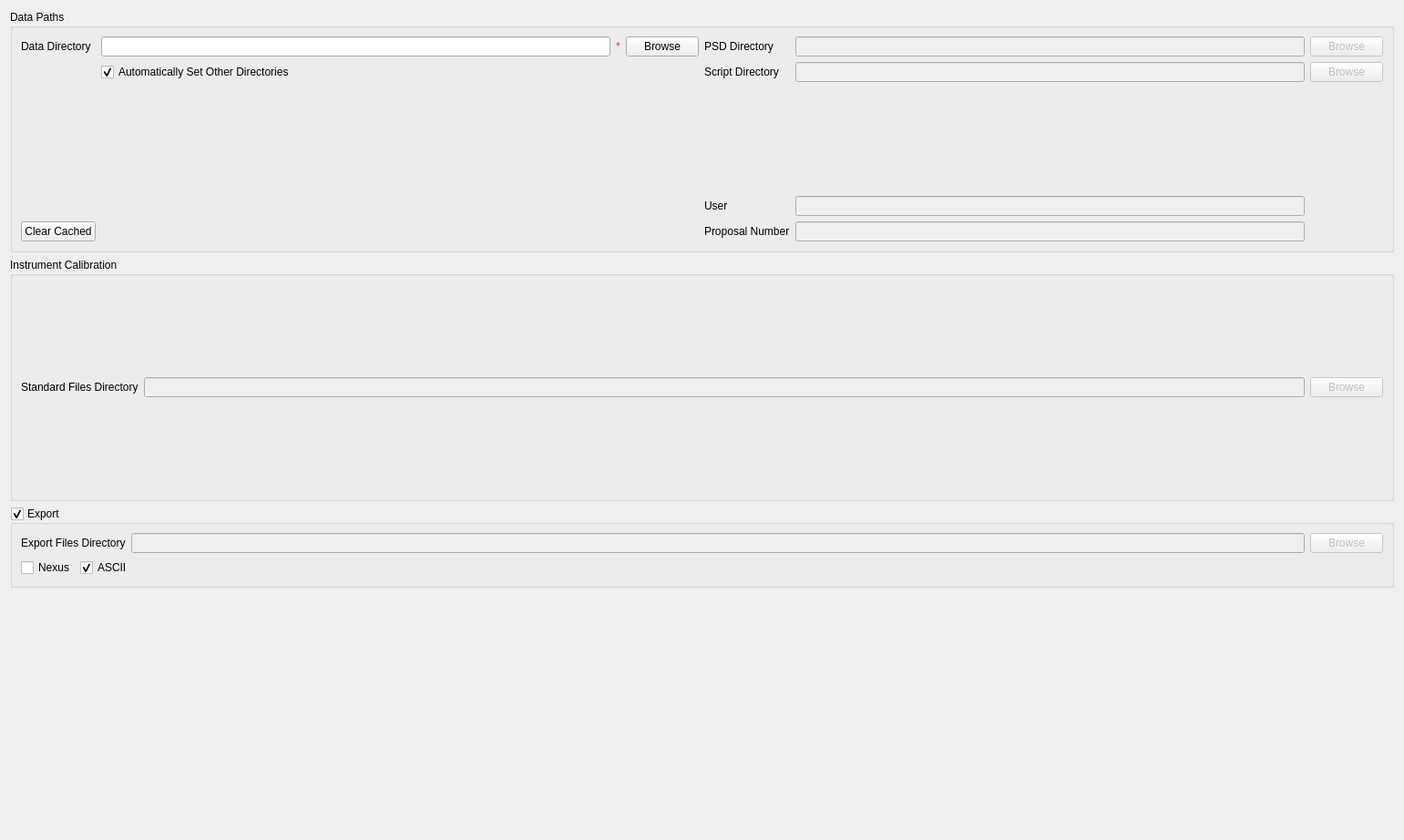
<?xml version="1.0" encoding="UTF-8"?>
<ui version="4.0">
 <class>Form</class>
 <widget class="QWidget" name="Form">
  <property name="geometry">
   <rect>
    <x>0</x>
    <y>0</y>
    <width>1541</width>
    <height>922</height>
   </rect>
  </property>
  <property name="sizePolicy">
   <sizepolicy hsizetype="Expanding" vsizetype="Expanding">
    <horstretch>0</horstretch>
    <verstretch>0</verstretch>
   </sizepolicy>
  </property>
  <property name="windowTitle">
   <string>Form</string>
  </property>
  <property name="statusTip">
   <string/>
  </property>
  <layout class="QVBoxLayout" name="verticalLayout">
   <item>
    <widget class="QGroupBox" name="groupBox">
     <property name="sizePolicy">
      <sizepolicy hsizetype="Expanding" vsizetype="Expanding">
       <horstretch>0</horstretch>
       <verstretch>0</verstretch>
      </sizepolicy>
     </property>
     <property name="title">
      <string>Data Paths</string>
     </property>
     <layout class="QGridLayout" name="gridLayout">
      <item row="0" column="0">
       <widget class="QLabel" name="l_data_dir">
        <property name="text">
         <string>Data Directory</string>
        </property>
       </widget>
      </item>
      <item row="0" column="1">
       <widget class="QLineEdit" name="lE_data_dir">
        <property name="enabled">
         <bool>true</bool>
        </property>
        <property name="minimumSize">
         <size>
          <width>0</width>
          <height>0</height>
         </size>
        </property>
       </widget>
      </item>
      <item row="0" column="2">
       <widget class="QLabel" name="I_data_dir_req">
        <property name="palette">
         <palette>
          <active>
           <colorrole role="WindowText">
            <brush brushstyle="SolidPattern">
             <color alpha="255">
              <red>191</red>
              <green>64</green>
              <blue>64</blue>
             </color>
            </brush>
           </colorrole>
          </active>
          <inactive>
           <colorrole role="WindowText">
            <brush brushstyle="SolidPattern">
             <color alpha="255">
              <red>191</red>
              <green>64</green>
              <blue>64</blue>
             </color>
            </brush>
           </colorrole>
          </inactive>
          <disabled>
           <colorrole role="WindowText">
            <brush brushstyle="SolidPattern">
             <color alpha="255">
              <red>190</red>
              <green>190</green>
              <blue>190</blue>
             </color>
            </brush>
           </colorrole>
          </disabled>
         </palette>
        </property>
        <property name="autoFillBackground">
         <bool>false</bool>
        </property>
        <property name="frameShadow">
         <enum>QFrame::Plain</enum>
        </property>
        <property name="text">
         <string>*</string>
        </property>
        <property name="textInteractionFlags">
         <set>Qt::NoTextInteraction</set>
        </property>
       </widget>
      </item>
      <item row="0" column="3">
       <widget class="QPushButton" name="pB_file_data">
        <property name="text">
         <string>Browse</string>
        </property>
       </widget>
      </item>
      <item row="0" column="4">
       <widget class="QLabel" name="l_psd_dir">
        <property name="text">
         <string>PSD Directory</string>
        </property>
       </widget>
      </item>
      <item row="0" column="5">
       <widget class="QLineEdit" name="lE_psd_dir">
        <property name="enabled">
         <bool>false</bool>
        </property>
        <property name="readOnly">
         <bool>false</bool>
        </property>
       </widget>
      </item>
      <item row="0" column="6">
       <widget class="QPushButton" name="pB_file_psd">
        <property name="enabled">
         <bool>false</bool>
        </property>
        <property name="text">
         <string>Browse</string>
        </property>
       </widget>
      </item>
      <item row="1" column="1">
       <widget class="QCheckBox" name="cB_auto_set_other_dir">
        <property name="text">
         <string>Automatically Set Other Directories</string>
        </property>
        <property name="checked">
         <bool>true</bool>
        </property>
       </widget>
      </item>
      <item row="1" column="4">
       <widget class="QLabel" name="label">
        <property name="text">
         <string>Script Directory</string>
        </property>
       </widget>
      </item>
      <item row="1" column="5">
       <widget class="QLineEdit" name="lE_script_dir">
        <property name="enabled">
         <bool>false</bool>
        </property>
        <property name="readOnly">
         <bool>false</bool>
        </property>
       </widget>
      </item>
      <item row="1" column="6">
       <widget class="QPushButton" name="pB_file_script">
        <property name="enabled">
         <bool>false</bool>
        </property>
        <property name="text">
         <string>Browse</string>
        </property>
       </widget>
      </item>
      <item row="2" column="5">
       <spacer name="verticalSpacer_2">
        <property name="orientation">
         <enum>Qt::Vertical</enum>
        </property>
        <property name="sizeHint" stdset="0">
         <size>
          <width>20</width>
          <height>40</height>
         </size>
        </property>
       </spacer>
      </item>
      <item row="3" column="4">
       <widget class="QLabel" name="l_user">
        <property name="text">
         <string>User</string>
        </property>
       </widget>
      </item>
      <item row="3" column="5">
       <widget class="QLineEdit" name="lE_user">
        <property name="enabled">
         <bool>false</bool>
        </property>
        <property name="toolTip">
         <string>filled out automatically from first file found in data path</string>
        </property>
        <property name="readOnly">
         <bool>true</bool>
        </property>
       </widget>
      </item>
      <item row="4" column="0">
       <widget class="QPushButton" name="pB_clear_cache">
        <property name="text">
         <string>Clear Cached</string>
        </property>
       </widget>
      </item>
      <item row="4" column="4">
       <widget class="QLabel" name="l_prop_nb">
        <property name="text">
         <string>Proposal Number</string>
        </property>
       </widget>
      </item>
      <item row="4" column="5">
       <widget class="QLineEdit" name="lE_prop_nb">
        <property name="enabled">
         <bool>false</bool>
        </property>
        <property name="toolTip">
         <string>filled out automatically from first file found in data path</string>
        </property>
        <property name="statusTip">
         <string/>
        </property>
        <property name="inputMask">
         <string/>
        </property>
        <property name="maxLength">
         <number>20</number>
        </property>
        <property name="frame">
         <bool>true</bool>
        </property>
        <property name="readOnly">
         <bool>true</bool>
        </property>
       </widget>
      </item>
     </layout>
    </widget>
   </item>
   <item>
    <widget class="QGroupBox" name="groupBox_2">
     <property name="sizePolicy">
      <sizepolicy hsizetype="Expanding" vsizetype="Expanding">
       <horstretch>0</horstretch>
       <verstretch>0</verstretch>
      </sizepolicy>
     </property>
     <property name="title">
      <string>Instrument Calibration</string>
     </property>
     <layout class="QGridLayout" name="gridLayout_2">
      <item row="0" column="0">
       <widget class="QLabel" name="l_standards_dir">
        <property name="text">
         <string>Standard Files Directory</string>
        </property>
       </widget>
      </item>
      <item row="0" column="2">
       <widget class="QPushButton" name="pB_file_standards">
        <property name="enabled">
         <bool>false</bool>
        </property>
        <property name="text">
         <string>Browse</string>
        </property>
       </widget>
      </item>
      <item row="0" column="1">
       <widget class="QLineEdit" name="lE_standards_dir">
        <property name="enabled">
         <bool>false</bool>
        </property>
       </widget>
      </item>
     </layout>
    </widget>
   </item>
   <item>
    <widget class="QGroupBox" name="gB_export">
     <property name="title">
      <string>Export</string>
     </property>
     <property name="checkable">
      <bool>true</bool>
     </property>
     <layout class="QGridLayout" name="gridLayout_3">
      <item row="0" column="1">
       <widget class="QLineEdit" name="lE_export_dir">
        <property name="enabled">
         <bool>false</bool>
        </property>
       </widget>
      </item>
      <item row="2" column="0" colspan="3">
       <layout class="QHBoxLayout" name="horizontalLayout">
        <item>
         <widget class="QCheckBox" name="cB_nexus">
          <property name="text">
           <string>Nexus</string>
          </property>
         </widget>
        </item>
        <item>
         <widget class="QCheckBox" name="cB_ascii">
          <property name="text">
           <string>ASCII</string>
          </property>
          <property name="checked">
           <bool>true</bool>
          </property>
         </widget>
        </item>
        <item>
         <spacer name="horizontalSpacer">
          <property name="orientation">
           <enum>Qt::Horizontal</enum>
          </property>
          <property name="sizeHint" stdset="0">
           <size>
            <width>40</width>
            <height>20</height>
           </size>
          </property>
         </spacer>
        </item>
       </layout>
      </item>
      <item row="0" column="2">
       <widget class="QPushButton" name="pB_export">
        <property name="enabled">
         <bool>false</bool>
        </property>
        <property name="text">
         <string>Browse</string>
        </property>
       </widget>
      </item>
      <item row="0" column="0">
       <widget class="QLabel" name="l_export_dir">
        <property name="text">
         <string>Export Files Directory</string>
        </property>
       </widget>
      </item>
     </layout>
    </widget>
   </item>
   <item>
    <spacer name="verticalSpacer">
     <property name="orientation">
      <enum>Qt::Vertical</enum>
     </property>
     <property name="sizeHint" stdset="0">
      <size>
       <width>20</width>
       <height>40</height>
      </size>
     </property>
    </spacer>
   </item>
  </layout>
 </widget>
 <resources/>
 <connections/>
</ui>
